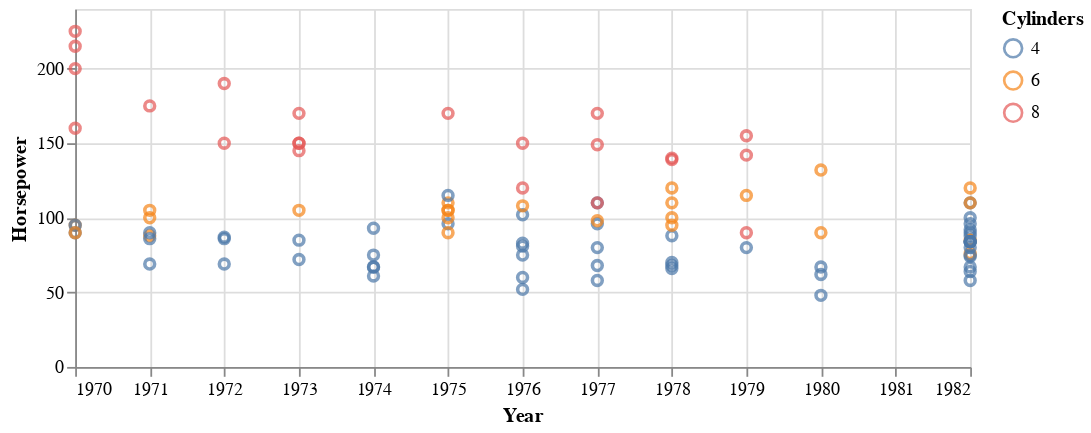

The notebook cell this image was saved under:
### Markdown cell above
#### Sample Transform

### Code cell
df_sample = data.cars()
print(df_sample.head())

alt.Chart(df_sample).mark_point().encode(x="Year:T", y="Horsepower:Q", color="Cylinders:N").transform_sample(100).properties(width=500, height=200)

### Figure 1 — Vega-Lite specification as saved in the notebook (floating-point values rounded to 4 significant figures; data arrays with more than 128 entries replaced by an {"elided": "..."} marker saying what was removed)
{"config": {"view": {"continuousWidth": 400, "continuousHeight": 300}}, "data": {"name": "data-f02450ab61490a1363517a0190416235"}, "mark": "point", "encoding": {"color": {"type": "nominal", "field": "Cylinders"}, "x": {"type": "temporal", "field": "Year"}, "y": {"type": "quantitative", "field": "Horsepower"}}, "height": 200, "transform": [{"sample": 100}], "width": 500, "$schema": "https://vega.github.io/schema/vega-lite/v4.8.1.json", "datasets": {"data-f02450ab61490a1363517a0190416235": {"elided": "406 records"}}}
